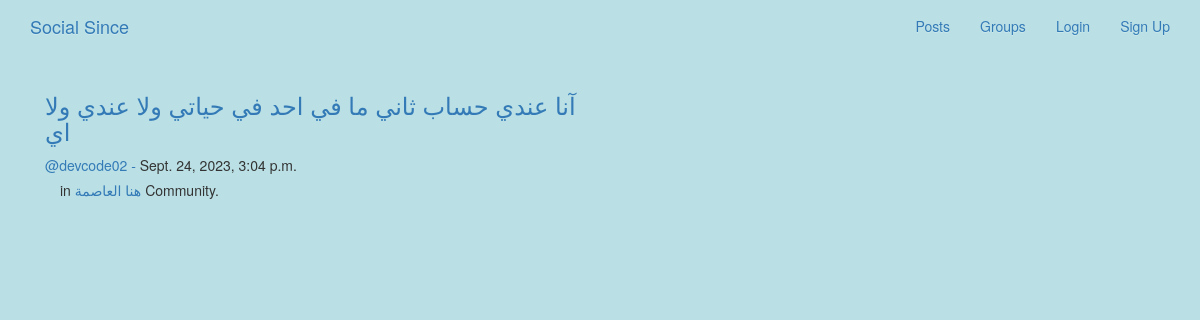
/posts/by/devcode02/4, run on the app's committed database.
### posts/models.py (models this page shows, shortened)
class Post(models.Model):
    user = models.ForeignKey(User, related_name='posts', verbose_name="Post Writer", on_delete=models.CASCADE)
    created_at = models.DateTimeField(auto_now=True)
    message = models.TextField()
    message_html = models.TextField(editable=False)
    community = models.ForeignKey(Community, related_name='posts',
                                  null=True, blank=True,
                                  verbose_name="post in community", on_delete=models.CASCADE)
    class Meta:
        verbose_name = "Post"
        verbose_name_plural = "Posts"
        ordering = ['-created_at']         # ordered DSAC
        unique_together = ('user', 'message')         # every message is uniquely linked to user

### communities/models.py (models this page shows, shortened)
class Community(models.Model):
    name = models.CharField( unique=True , max_length=80, verbose_name="Community Nmae")
    slug = models.SlugField( allow_unicode=True, unique=True )
    description = models.TextField(blank=True, default='', verbose_name="Community Description")
    description_html = models.TextField(blank=True, default='', editable=False)
    members = models.ManyToManyField(User, through='CommunityMember', verbose_name="Community Members")
    class Meta:
        verbose_name = "Community"
        verbose_name_plural = "Communities"
        ordering = ['name']
    def __str__(self):
        return self.name

### posts/views.py (the view)
# urls.py: path('by/<username>/<int:pk>', views.PostDetailView.as_view(), name= 'post_detali'),  #single
class PostDetailView(SelectRelatedMixin, DetailView):
    model = Post
    select_related = ('user', 'community',)
    def get_queryset(self):
        queryset = super().get_queryset()
        return queryset.filter(user__username__iexact=self.kwargs.get('username'))

### posts/templates/posts/post_detail.html (shortened to what this page needs)
{% extends "posts/post_base.html" %}
{% load bootstrap5 %}
{% block post_post%}
<div class="container">
    <div class="col-md-6">
        {% include 'posts/_post.html' %}
    </div>
<br>      <br>
    <div class="col-md-2">
    </div>
    <br>
<div>
<div class="container">
  <div class="col-md-8">
    <p>   in <a href="{% url 'communities:single' post.community.slug %}">
      {{post.community|title}}</a> Community.</P>
{% endblock%}

### posts/templates/posts/_post.html (shortened to what this page needs)
<div class="post media">
  <div class="media-body">
    <h3><a href="{% url 'posts:post_detali' post.user.username post.pk %}"> {{ post.message_html|safe}}</h3></a>
    <div class="media-body">
      <p class="media-heading">
        <span class="username">
          <a href="{% url 'posts:for_user' post.user.username %}">@{{post.user.username}} - </a>
        </span>
        <time class="time">{{post.created_at}}</time>
      </p>
    </div>
  </div>
</div>

### static/css/master.css (style rules this page uses)
html, body { height: 100%; width: 100%; overflow: hidden; background: #bae0e5; margin: 0; }

### data on the page
Post: message_html "آنا عندي حساب ثاني ما في احد في حياتي ولا عندي ولا اي", user.username "devcode02", created_at "Sept. 24, 2023, 3:04 p.m.", community "هنا العاصمة"
